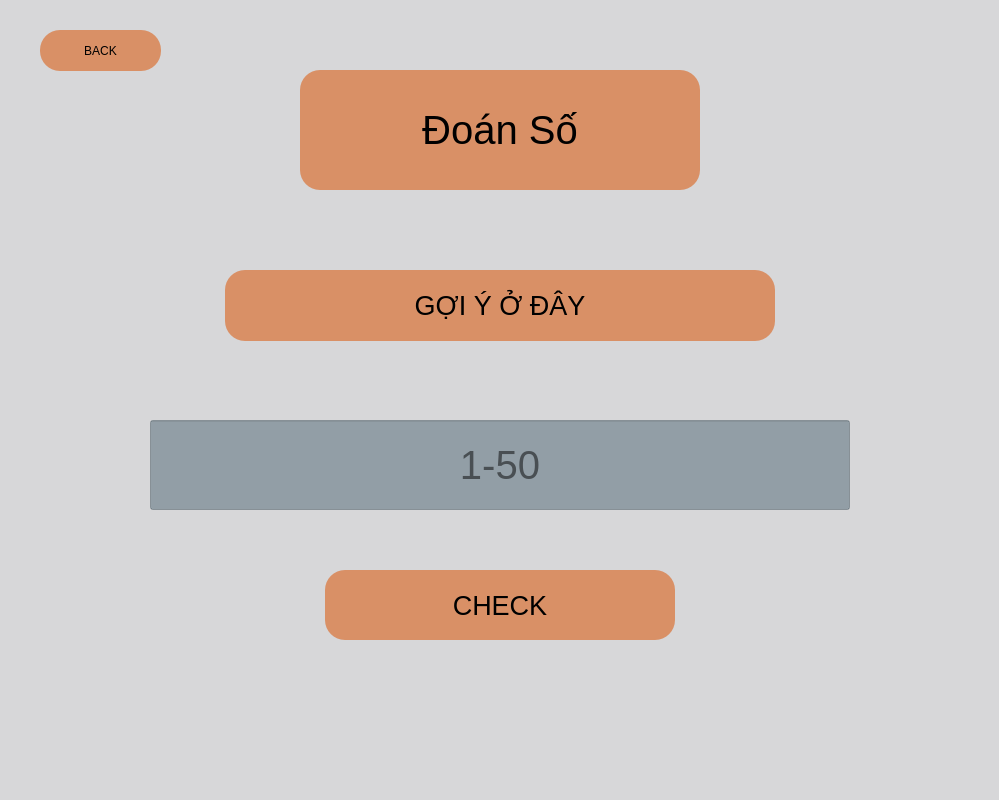
<?xml version="1.0" encoding="UTF-8"?>
<ui version="4.0">
 <class>MainWindow</class>
 <widget class="QMainWindow" name="MainWindow">
  <property name="geometry">
   <rect>
    <x>0</x>
    <y>0</y>
    <width>999</width>
    <height>800</height>
   </rect>
  </property>
  <property name="windowTitle">
   <string>MainWindow</string>
  </property>
  <property name="styleSheet">
   <string notr="true">background-color: rgba(215, 215, 217, 1);</string>
  </property>
  <widget class="QWidget" name="centralwidget">
   <widget class="QLabel" name="label">
    <property name="geometry">
     <rect>
      <x>300</x>
      <y>70</y>
      <width>400</width>
      <height>120</height>
     </rect>
    </property>
    <property name="font">
     <font>
      <pointsize>30</pointsize>
     </font>
    </property>
    <property name="styleSheet">
     <string notr="true">background-color: rgba(217, 144, 102, 1);
border-radius: 20px;</string>
    </property>
    <property name="text">
     <string>Đoán Số</string>
    </property>
    <property name="alignment">
     <set>Qt::AlignCenter</set>
    </property>
   </widget>
   <widget class="QLabel" name="goiy">
    <property name="geometry">
     <rect>
      <x>225</x>
      <y>270</y>
      <width>550</width>
      <height>71</height>
     </rect>
    </property>
    <property name="font">
     <font>
      <pointsize>20</pointsize>
     </font>
    </property>
    <property name="styleSheet">
     <string notr="true">background-color: rgba(217, 144, 102, 1);
border-radius: 20px;</string>
    </property>
    <property name="text">
     <string>GỢI Ý Ở ĐÂY</string>
    </property>
    <property name="alignment">
     <set>Qt::AlignCenter</set>
    </property>
   </widget>
   <widget class="QLineEdit" name="play_doanso">
    <property name="geometry">
     <rect>
      <x>150</x>
      <y>420</y>
      <width>700</width>
      <height>90</height>
     </rect>
    </property>
    <property name="font">
     <font>
      <pointsize>30</pointsize>
     </font>
    </property>
    <property name="styleSheet">
     <string notr="true">background-color: rgba(76, 100, 115, 0.5);</string>
    </property>
    <property name="inputMask">
     <string/>
    </property>
    <property name="text">
     <string/>
    </property>
    <property name="alignment">
     <set>Qt::AlignCenter</set>
    </property>
    <property name="placeholderText">
     <string>1-50</string>
    </property>
   </widget>
   <widget class="QPushButton" name="check">
    <property name="geometry">
     <rect>
      <x>325</x>
      <y>570</y>
      <width>350</width>
      <height>70</height>
     </rect>
    </property>
    <property name="font">
     <font>
      <pointsize>20</pointsize>
     </font>
    </property>
    <property name="styleSheet">
     <string notr="true">background-color: rgba(217, 144, 102, 1);
border-radius: 20px;</string>
    </property>
    <property name="text">
     <string>CHECK</string>
    </property>
   </widget>
   <widget class="QPushButton" name="back_doanso">
    <property name="geometry">
     <rect>
      <x>40</x>
      <y>30</y>
      <width>121</width>
      <height>41</height>
     </rect>
    </property>
    <property name="styleSheet">
     <string notr="true">background-color: rgba(217, 144, 102, 1);
border-radius: 20px;</string>
    </property>
    <property name="text">
     <string>BACK</string>
    </property>
   </widget>
  </widget>
  <widget class="QMenuBar" name="menubar">
   <property name="geometry">
    <rect>
     <x>0</x>
     <y>0</y>
     <width>999</width>
     <height>26</height>
    </rect>
   </property>
  </widget>
  <widget class="QStatusBar" name="statusbar"/>
 </widget>
 <resources/>
 <connections/>
</ui>
